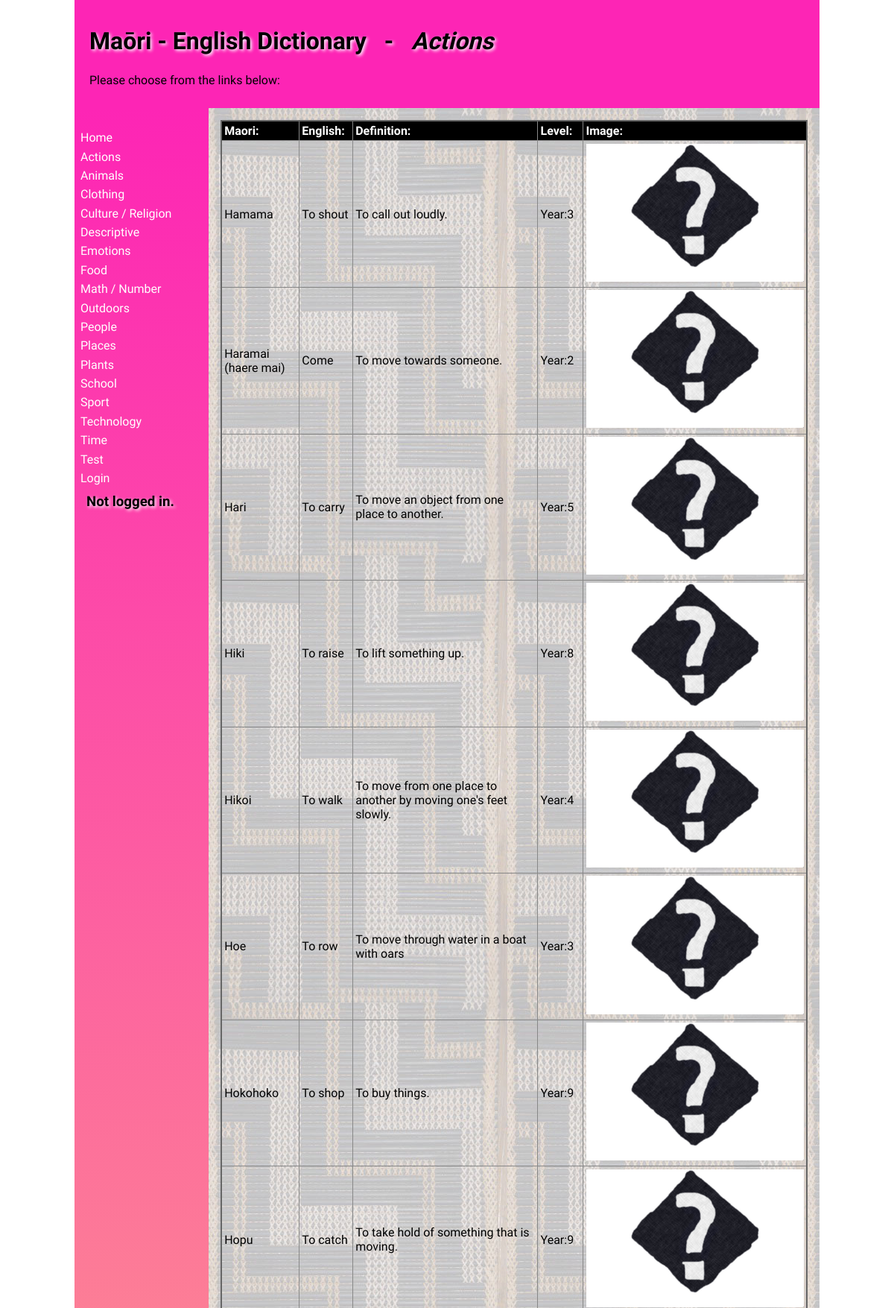
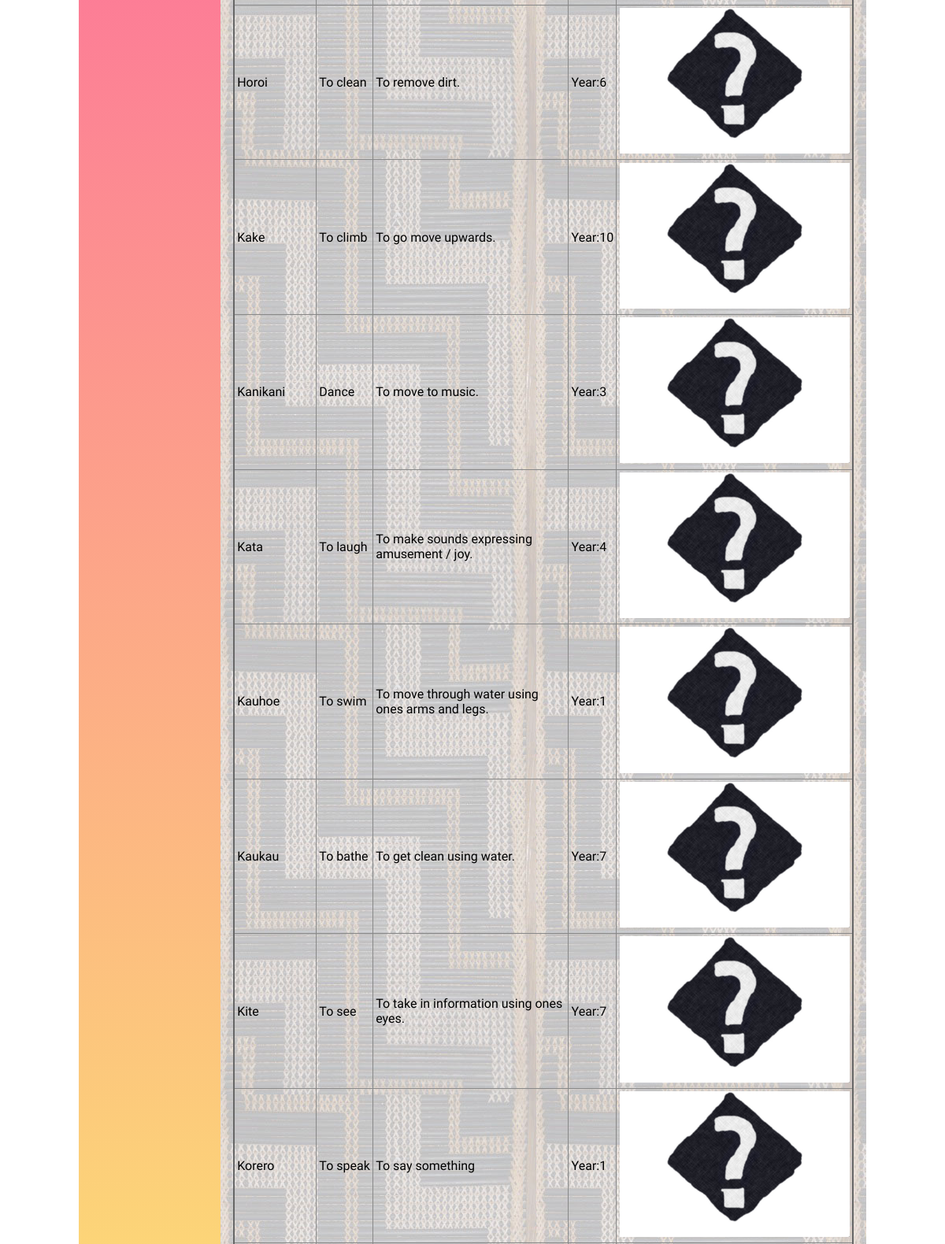
The app's page /main/Actions (upper part) with its own data (2 pictures, top to bottom).
### tables this page shows
CREATE TABLE categories
(
	id integer /*autoincrement needs PK*/,
	category varchar(30)
, link varchar(30));

CREATE TABLE "dictionary"
(
	id integer
		constraint dictionary_pk
			primary key autoincrement,
	maori varchar(30),
	english varchar(30),
	category varchar(30),
	definition varchar(60),
	level integer
);

### app.py (the view, shortened to what this page needs)
@app.route('/main/<category>', methods=['GET', 'POST'])
def render_menu_page(category):
    current_category = category.replace("&", " / ").capitalize()
    print(current_category)
    return render_template("main.html", table=get_dictionary(), categories=get_categories(),
                           current=current_category, logged_in=is_logged_in(),
                           name=session.get('first_name'), admin=session.get('admin'))

### app.py (called while the page is built)
def create_connection(db_file):
    try:
        connection = sqlite3.connect(db_file)
        print(connection)
        return connection
    except Error as e:
        print(e)
    return None

def get_dictionary():
    con = create_connection(DB_NAME)
    query = "SELECT id, maori, english, category, definition, level FROM dictionary"
    cur = con.cursor()
    cur.execute(query)
    table = cur.fetchall()
    con.close()
    return table

def get_categories():
    con = create_connection(DB_NAME)
    query = "SELECT category, link FROM categories"
    cur = con.cursor()
    cur.execute(query)
    categories_table = cur.fetchall()
    con.close()
    return categories_table

def is_logged_in():
    if session.get('email') is None:
        print("Currently not logged in")
        return False
    else:
        print("Currently logged in")
        return True

### templates/main.html (shortened to what this page needs)
{% extends "base.html" %}
{% block heading %}Maōri - English Dictionary &#160;&#160;-&#160;&#160; <em>{{current}}</em>{% endblock %}
{% block main %}
<div class="table">
    <table>
        <tr>
            <th>Maori:</th>
            <th>English:</th>
            <th>Definition:</th>
            <th>Level:</th>
            <th>Image:</th>
        </tr>
        {% for items in table %}
            {% if items[3].capitalize() == current: %}
                <tr>
                    <td>{{items[1].capitalize()}}
                    </td>
                    <td>{{items[2].capitalize()}} </td>
                    <td>{{items[4].capitalize()}}</td>
                    <td>Year:{{items[5]}}</td>
                    <td><img id="img" src="/static/images/{{ items[2] }}.jpg" alt="Not Found"
                             onerror=this.src="/static/images/null.jpg"></td>
                </tr>
            {% endif %}
        {% endfor %}
    </table>
</div>
{% endblock %}

### templates/base.html (shortened to what this page needs)
<!doctype html>
<html lang="en">
<head>
	<link href="{{ url_for('static', filename='css/style.css') }}" rel="stylesheet">
</head>
<body>
	<div id="container">
		<header>
			<div class="header">
				<h1>{% block heading %}{% endblock %}</h1>
				<p>Please choose from the links below:</p>
			</div>
		</header>
		<nav>
			<ul>
				<li><a href="\">Home</a></li>
				{% for category, link in categories %}
				<li><a href="\main\{{ link }}">{{ category }}</a></li>
        		{% endfor %}
				{% if logged_in: %}
					<li><a href="\logout">Logout</a></li>
					<span></span>
					<h3>Account: {{ name }} <em>Admin: {{ admin }}</em></h3>
				{% else: %}
					<li><a href="\login">Login</a></li>
					<h3>Not logged in.</h3>
				{% endif %}
			</ul>
		</nav>
		<main>
            {% block main %}{% endblock %}
        </main>
	</div>
</body>
</html>

### static/css/style.css (style rules this page uses)
* { font-family: Comfortaa, sans-serif; margin: 0; padding: 0; box-sizing: border-box; }
#container { display: grid; grid-template-columns: 75px auto; grid-template-areas: 'nav header' 'main main' 'footer footer'; }
header { display: flex; flex-wrap: wrap; padding:20px; grid-area: header; background-color: #fd25b5; }
nav { grid-area: nav; }
main { grid-area: main; padding: 1rem; background-color: #edd; }
h1, h2 { padding: 1rem 0; font-family: 'Suez One', serif; color: #000; text-shadow: 2px 2px 4px #fff; }
h3, h4 { padding: 0.5rem; font-family: 'Suez One', serif; color: #000; text-shadow: 2px 2px 4px #fff; }
p { padding: 0.5rem 0; }
a { color: #222; }
img { width: 100%; }
table { width: 100%; border: 2px solid #666; border-collapse: collapse; }
th, td { border: 1px solid #888; padding: 0.2rem; text-align: left; }
th { background-color: #000; color: #fff; }
@media only screen and (min-width: 768px) { #container { grid-template-columns: 180px auto; grid-template-areas: 'header header' 'nav main' 'footer footer'; } }
@media only screen and (min-width: 768px) { nav { background: linear-gradient(180deg, rgb(253, 37, 181) 0%, rgb(252, 255, 105) 50%, rgb(98, 28, 250) 100%); padding: 0.5rem; } }
@media only screen and (min-width: 768px) { nav ul { list-style: none; } }
@media only screen and (min-width: 768px) { nav li { padding: 0.2rem 0; } }
@media only screen and (min-width: 768px) { nav a { color: #fff; text-decoration: none; } }
@media only screen and (min-width: 768px) { main { background-image: url('/static/images/poutama.jpg'); } }
@media only screen and (min-width: 1000px) { #container { width: 1000px; margin: auto; } }

### records on screen
categories: category "Actions"
categories: category "Animals"
categories: category "Clothing"
categories: category "Culture / Religion"
categories: category "Descriptive"
categories: category "Emotions"
categories: category "Food"
categories: category "Math / Number"
categories: category "Outdoors"
categories: category "People"
categories: category "Places"
categories: category "Plants"
categories: category "School"
categories: category "Sport"
categories: category "Technology"
categories: category "Time"
categories: category "Test"
dictionary: maori "Hamama", english "To shout", definition "To call out loudly.", level "3"
dictionary: maori "Haramai (haere mai)", english "Come", definition "To move towards someone.", level "2"
dictionary: maori "Hari", english "To carry", definition "To move an object from one place to another.", level "5"
dictionary: maori "Hiki", english "To raise", definition "To lift something up.", level "8"
dictionary: maori "Hikoi", english "To walk", definition "To move from one place to another by moving one's feet slowly.", level "4"
dictionary: maori "Hoe", english "To row", definition "To move through water in a boat with oars", level "3"
dictionary: maori "Hokohoko", english "To shop", definition "To buy things.", level "9"
dictionary: maori "Hopu", english "To catch", definition "To take hold of something that is moving.", level "9"
dictionary: maori "Horoi", english "To clean", definition "To remove dirt.", level "6"
dictionary: maori "Kake", english "To climb", definition "To go move upwards.", level "10"
dictionary: maori "Kanikani", english "Dance", definition "To move to music.", level "3"
dictionary: maori "Kata", english "To laugh", definition "To make sounds expressing amusement / joy.", level "4"
dictionary: maori "Kauhoe", english "To swim", definition "To move through water using ones arms and legs.", level "1"
dictionary: maori "Kaukau", english "To bathe", definition "To get clean using water.", level "7"
dictionary: maori "Kite", english "To see", definition "To take in information using ones eyes.", level "7"
dictionary: maori "Korero", english "To speak", definition "To say something", level "1"

### other values on screen
{{ current }} "Actions"
